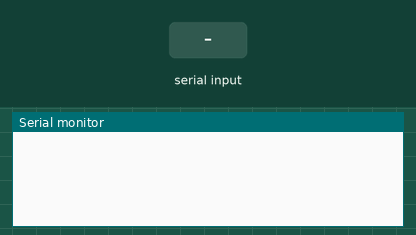
Recording of a sketch running on a simulated Arduino Uno, built with avr-gcc and run on an emulated ATmega328P. On the bench: the last lines printed to the serial monitor. The inputs (shaded band) are chosen by the test bench.

Above: at 1.2 s.
1.3 s: "90,45\n" received over Serial
At 2.8 s:
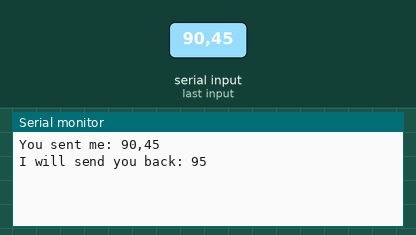
3.8 s: "5\n" received over Serial
At 5.9 s:
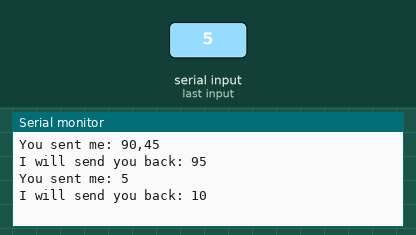

The sketch:

Exercise_8_serial_communication.ino
```cpp
/*
 * Joshua Lee
 * Exercise 8
 * this program reads in a value from the RPI and adds 5 to it and sends it back through serial communication
 */
// define variables that will be used for the program
String data;
int add;
bool DataRead;
// sets up the serial address/monitor at a 115200 baud rate
void setup() {
  Serial.begin(115200);
}
// continually loops through this block to see if the arduino is supposed to read something from the RPI
void loop() {
  //if there is data that has been read it runs through this block of code
  if (DataRead) {
    // prints out what the data that was sent from the RPI(this is sent back to the RPI)
    Serial.print("You sent me: ");
    Serial.println(data);
    // prints out the data that has 5 added to it (this is sent back to the RPI)
    Serial.print("I will send you back: ");
    // this changes the value of data to an integer to properly add 5 to it and then changes it back to a string to be sent to the RPI
    add = data.toInt() + 5;
    data = String(add);
    Serial.println(data);
    // sets Dataread to false so it doesn't continually go through the if statement infinitely
    DataRead = false;
  }
}
// function for if something is sent from the RPI to the serial monitor/address
void serialEvent(){
  // if something is sent from the RPI to the serial monitor/address then set the variable data to the data/values that was sent from the RPI
  if (Serial.available() > 0) {
    data = Serial.readStringUntil("\n");
    // set DataRead to true so that the loop will sent values/data back to the RPI
    DataRead = true;
  }
  // flushes the seral monitor/address so that previous values don't leak into future values
  Serial.flush();
}
```

Measured:
- after the input at 1.3 s, the serial monitor: prints a new line after 1.0 s (image 1)
- after the input at 3.8 s, the serial monitor: prints a new line after 1.0 s (image 2)
